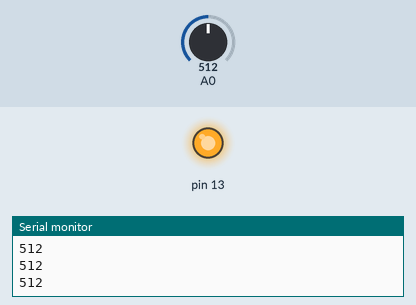
Recording of a sketch running on a simulated Arduino Uno, built with avr-gcc and run on an emulated ATmega328P. Shown: output pins drawn as LEDs (lit = HIGH), the last lines printed to the serial monitor. The inputs (shaded band) are chosen by the test bench; at power-on: A0 = 512.

Above: at 1.2 s.
1.3 s: A0 set to 887
2.8 s: A0 set to 913
At 4.0 s:
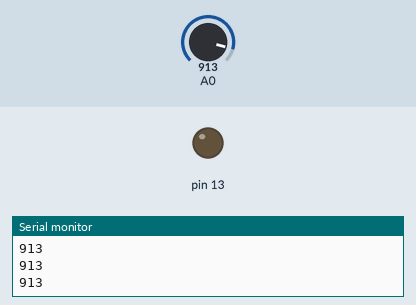
4.3 s: A0 set to 890
At 5.5 s:
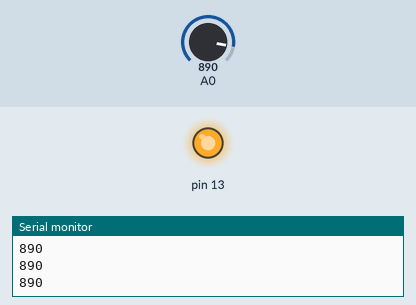
5.9 s: A0 set to 900
At 6.9 s:
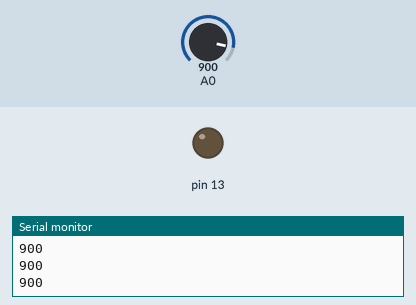
Timing chart, 0 to 8.5 s (numbered marks = the images above; inputs shaded):
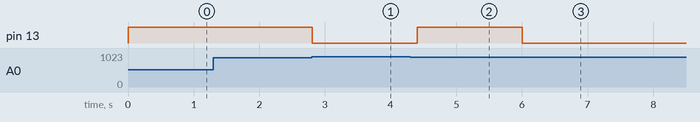

Measured:
- the behaviour switches between 899 and 900 on A0 (found by bisection; images 0 and 1)
- after the input at 2.8 s, pin 13: HIGH → LOW at once
- after the input at 4.3 s, pin 13: LOW → HIGH after 0.11 s
- after the input at 5.9 s, pin 13: HIGH → LOW after 0.11 s

The sketch:

010-analogRead.ino
```cpp
void setup() {
  pinMode(13, OUTPUT);
  pinMode(7, INPUT);
  Serial.begin(9600);
}

void loop() {
  int v = analogRead(A0);

  Serial.println(v);
  if (v < 900) {
    digitalWrite(13, HIGH);
  } else {
    digitalWrite(13, LOW);
  }
  delay(200);
}
```
